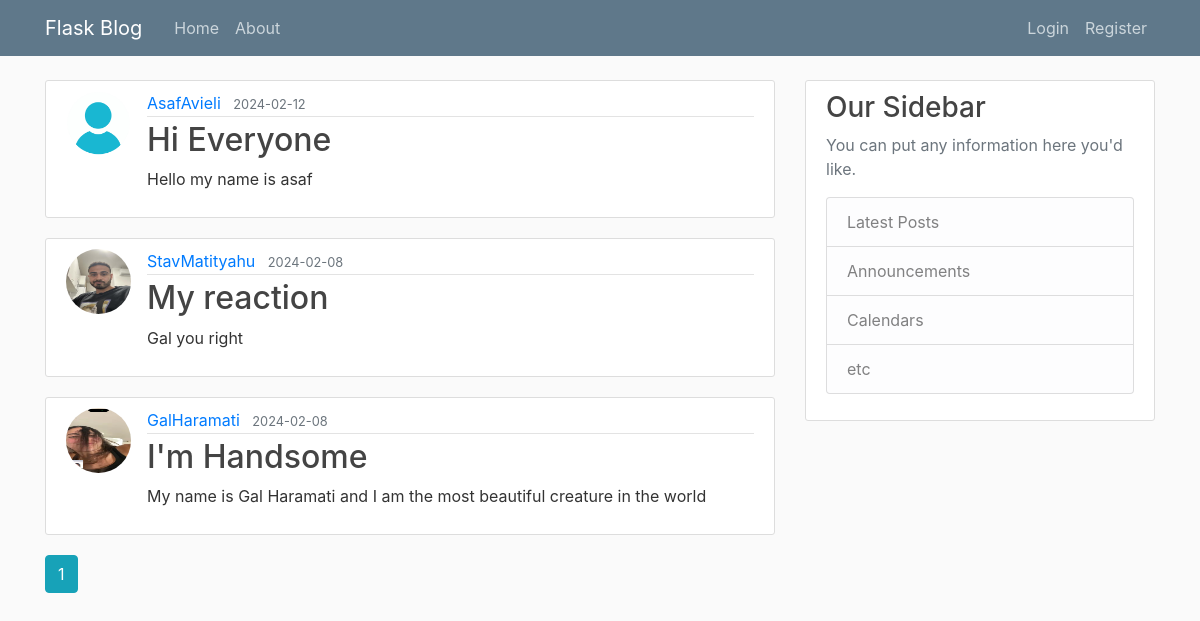
The page /home on the database its author committed.
### flaskBlog/models.py (models this page shows, shortened)
class Post(db.Model):
     id = db.Column(db.Integer, primary_key = True)
     title = db.Column(db.String(100), nullable=False)
     date = db.Column(db.DateTime, nullable=False, default = datetime.utcnow())
     content = db.Column(db.Text, nullable=False)
     user_id = db.Column(db.Integer, db.ForeignKey("user.id"), nullable=False)

class User(db.Model, UserMixin):
    id = db.Column(db.Integer, primary_key = True)
    username = db.Column(db.String(25), unique = True, nullable = False)
    email = db.Column(db.String(100), unique = True, nullable = False)
    image_file = db.Column(db.String(25), nullable = False, default="default.jpg")
    password = db.Column(db.String(50), nullable=False)
    posts = db.relationship("Post", backref = "author", lazy = True)

### flaskBlog/main/routes.py (the view)
@main.route("/")
@main.route("/home")
def home():
    page = request.args.get("page", 1, type = int)
    posts = Post.query.order_by(Post.date.desc()).paginate(page = page, per_page=5)
    return render_template("home.html", posts=posts)

### flaskBlog/templates/home.html
{% extends "layout.html" %}
{% block content %}
    {% for post in posts.items %}
        <article class="media content-section">
          <img class = "rounded-circle article-img"
            src="{{ url_for('static', filename = 'profile_pics/' + post.author.image_file) }}">
          <div class="media-body">
            <div class="article-metadata">
              <a class="mr-2" href="{{ url_for('users.user_posts', username=post.author.username) }}">{{ post.author.username }}</a>
              <small class="text-muted">{{ post.date.strftime('%Y-%m-%d') }}</small>
            </div>
            <h2><a class="article-title" href="{{ url_for('posts.post', post_id = post.id) }}">{{ post.title }}</a></h2>
            <p class="article-content">{{ post.content }}</p>
          </div>
        </article>
    {% endfor %}
    {% for page_num in posts.iter_pages(left_edge=1, right_edge=1, left_current=1, right_current=2) %}
    {% if page_num %}
      {% if posts.page == page_num %}
      <a class="btn btn-info mb-4" href="{{ url_for('main.home', page=page_num) }}"> {{ page_num }}</a>
      {% else %}
      <a class="btn btn-outline-info mb-4" href="{{ url_for('main.home', page=page_num) }}"> {{ page_num }}</a>
      {% endif %}
    {% else %}
    ...
    {% endif %}
    {% endfor %}
{% endblock content %}

### flaskBlog/templates/layout.html (shortened to what this page needs)
<!DOCTYPE html>
<html>
<head>
    <link rel="stylesheet" href="https://maxcdn.bootstrapcdn.com/bootstrap/4.0.0/css/bootstrap.min.css">
    <link rel="stylesheet" type="text/css" href="{{ url_for('static', filename='main.css') }}">
</head>
<body>
    <header class="site-header">
      <nav class="navbar navbar-expand-md navbar-dark bg-steel fixed-top">
        <div class="container">
          <a class="navbar-brand mr-4" href="/">Flask Blog</a>
          <div class="collapse navbar-collapse" id="navbarToggle">
            <div class="navbar-nav mr-auto">
              <a class="nav-item nav-link" href="{{ url_for('main.home') }}">Home</a>
              <a class="nav-item nav-link" href="{{ url_for('main.about') }}">About</a>
            </div>
            <div class="navbar-nav">
              {% if current_user.is_authenticated %}
              <a class="nav-item nav-link" href="{{ url_for('posts.new_post') }}">New Post</a>
              <a class="nav-item nav-link" href="{{ url_for('users.account') }}">Account</a>
              <a class="nav-item nav-link" href="{{ url_for('users.logout') }}">Logout</a>
              {% else %}
              <a class="nav-item nav-link" href="{{ url_for('users.login') }}">Login</a>
              <a class="nav-item nav-link" href="{{ url_for('users.register') }}">Register</a>
              {% endif %}
            </div>
          </div>
        </div>
      </nav>
    </header>
    <main role="main" class="container">
      <div class="row">
        <div class="col-md-8">
          {% block content %}{% endblock %}
        </div>
        <div class="col-md-4">
          <div class="content-section">
            <h3>Our Sidebar</h3>
            <p class='text-muted'>You can put any information here you'd like.
              <ul class="list-group">
                <li class="list-group-item list-group-item-light">Latest Posts</li>
                <li class="list-group-item list-group-item-light">Announcements</li>
                <li class="list-group-item list-group-item-light">Calendars</li>
                <li class="list-group-item list-group-item-light">etc</li>
              </ul>
            </p>
          </div>
        </div>
      </div>
    </main>
</body>
</html>

### flaskBlog/static/main.css (style rules this page uses)
body { background: #fafafa; color: #333333; margin-top: 5rem; }
h1, h2, h3, h4, h5, h6 { color: #444444; }
.bg-steel { background-color: #5f788a; }
.site-header .navbar-nav .nav-link { color: #cbd5db; }
.content-section { background: #ffffff; padding: 10px 20px; border: 1px solid #dddddd; border-radius: 3px; margin-bottom: 20px; }
.article-title { color: #444444; }
.article-content { white-space: pre-line; }
.article-img { height: 65px; width: 65px; margin-right: 16px; }
.article-metadata { padding-bottom: 1px; margin-bottom: 4px; border-bottom: 1px solid #e3e3e3 }

### rows shown on the page
Post: image_file (placeholder picture), author.username "AsafAvieli", date "2024-02-12", title "Hi Everyone", content "Hello my name is asaf"
Post: image_file (picture), author.username "StavMatityahu", date "2024-02-08", title "My reaction", content "Gal you right"
Post: image_file (picture), author.username "GalHaramati", date "2024-02-08", title "I'm Handsome", content "My name is Gal Haramati and I am the most beautiful creature in the world"

### other values the page prints
{{ page_num }} "1"
